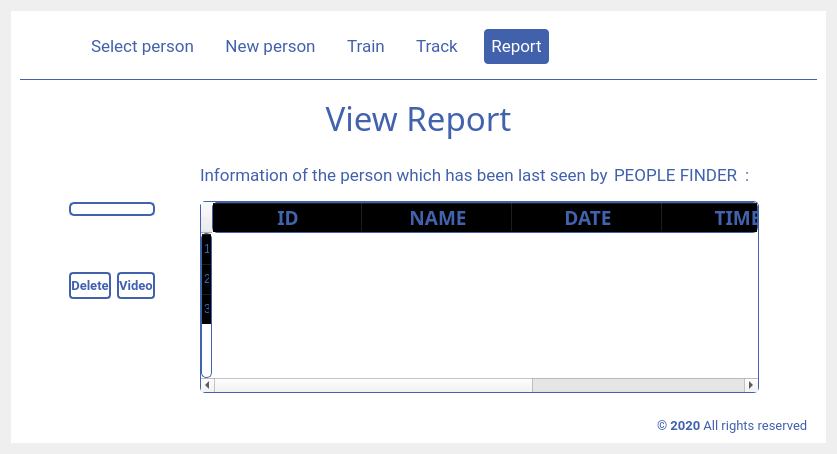
      <widget class="QWidget" name="page6">
       <layout class="QGridLayout" name="gridLayout_10">
        <item row="0" column="0">
         <widget class="QFrame" name="mainframe6">
          <property name="styleSheet">
           <string notr="true">background-color: rgb(255, 255, 255);</string>
          </property>
          <property name="frameShape">
           <enum>QFrame::NoFrame</enum>
          </property>
          <property name="frameShadow">
           <enum>QFrame::Raised</enum>
          </property>
          <layout class="QVBoxLayout" name="verticalLayout_17">
           <item>
            <widget class="QFrame" name="frame_142">
             <property name="sizePolicy">
              <sizepolicy hsizetype="Preferred" vsizetype="Fixed">
               <horstretch>0</horstretch>
               <verstretch>0</verstretch>
              </sizepolicy>
             </property>
             <property name="styleSheet">
              <string notr="true">QPushButton{
border:none; 
color:#4161AD;
padding:7px;
}
QPushButton:hover{
border-bottom:2px solid rgb(65, 97, 173);

}
#back6:hover{
	border-radius:3px;
	background-color: rgb(195, 206, 224);
}</string>
             </property>
             <property name="frameShape">
              <enum>QFrame::NoFrame</enum>
             </property>
             <property name="frameShadow">
              <enum>QFrame::Raised</enum>
             </property>
             <layout class="QHBoxLayout" name="horizontalLayout_38">
              <item>
               <widget class="QLabel" name="label_42">
                <property name="sizePolicy">
                 <sizepolicy hsizetype="Fixed" vsizetype="Preferred">
                  <horstretch>0</horstretch>
                  <verstretch>0</verstretch>
                 </sizepolicy>
                </property>
                <property name="styleSheet">
                 <string notr="true">margin-right:10px;</string>
                </property>
                <property name="text">
                 <string/>
                </property>
                <property name="pixmap">
                 <pixmap>:/newPrefix/images/logo40.png</pixmap>
                </property>
                <property name="alignment">
                 <set>Qt::AlignLeading|Qt::AlignLeft|Qt::AlignVCenter</set>
                </property>
               </widget>
              </item>
              <item>
               <widget class="QFrame" name="frame_143">
                <property name="sizePolicy">
                 <sizepolicy hsizetype="Fixed" vsizetype="Preferred">
                  <horstretch>0</horstretch>
                  <verstretch>0</verstretch>
                 </sizepolicy>
                </property>
                <property name="frameShape">
                 <enum>QFrame::NoFrame</enum>
                </property>
                <property name="frameShadow">
                 <enum>QFrame::Raised</enum>
                </property>
               </widget>
              </item>
              <item>
               <widget class="QFrame" name="frame_144">
                <property name="sizePolicy">
                 <sizepolicy hsizetype="Fixed" vsizetype="Preferred">
                  <horstretch>0</horstretch>
                  <verstretch>0</verstretch>
                 </sizepolicy>
                </property>
                <property name="frameShape">
                 <enum>QFrame::NoFrame</enum>
                </property>
                <property name="frameShadow">
                 <enum>QFrame::Raised</enum>
                </property>
               </widget>
              </item>
              <item>
               <widget class="QPushButton" name="select6">
                <property name="sizePolicy">
                 <sizepolicy hsizetype="Fixed" vsizetype="Fixed">
                  <horstretch>0</horstretch>
                  <verstretch>0</verstretch>
                 </sizepolicy>
                </property>
                <property name="font">
                 <font>
                  <family>Roboto</family>
                  <pointsize>13</pointsize>
                  <weight>50</weight>
                  <italic>false</italic>
                  <bold>false</bold>
                  <underline>false</underline>
                 </font>
                </property>
                <property name="styleSheet">
                 <string notr="true">
margin-left:20px;


               </string>
                </property>
                <property name="text">
                 <string>Select person</string>
                </property>
               </widget>
              </item>
              <item>
               <widget class="QFrame" name="frame_145">
                <property name="sizePolicy">
                 <sizepolicy hsizetype="Fixed" vsizetype="Preferred">
                  <horstretch>0</horstretch>
                  <verstretch>0</verstretch>
                 </sizepolicy>
                </property>
                <property name="frameShape">
                 <enum>QFrame::NoFrame</enum>
                </property>
                <property name="frameShadow">
                 <enum>QFrame::Raised</enum>
                </property>
               </widget>
              </item>
              <item>
               <widget class="QPushButton" name="new6">
                <property name="sizePolicy">
                 <sizepolicy hsizetype="Fixed" vsizetype="Fixed">
                  <horstretch>0</horstretch>
                  <verstretch>0</verstretch>
                 </sizepolicy>
                </property>
                <property name="font">
                 <font>
                  <family>Roboto</family>
                  <pointsize>13</pointsize>
                  <weight>50</weight>
                  <bold>false</bold>
                  <underline>false</underline>
                 </font>
                </property>
                <property name="styleSheet">
                 <string notr="true">margin-left:5px;

</string>
                </property>
                <property name="text">
                 <string>New person</string>
                </property>
               </widget>
              </item>
              <item>
               <widget class="QFrame" name="frame_146">
                <property name="sizePolicy">
                 <sizepolicy hsizetype="Fixed" vsizetype="Preferred">
                  <horstretch>0</horstretch>
                  <verstretch>0</verstretch>
                 </sizepolicy>
                </property>
                <property name="frameShape">
                 <enum>QFrame::NoFrame</enum>
                </property>
                <property name="frameShadow">
                 <enum>QFrame::Raised</enum>
                </property>
               </widget>
              </item>
              <item>
               <widget class="QPushButton" name="train6">
                <property name="sizePolicy">
                 <sizepolicy hsizetype="Fixed" vsizetype="Fixed">
                  <horstretch>0</horstretch>
                  <verstretch>0</verstretch>
                 </sizepolicy>
                </property>
                <property name="font">
                 <font>
                  <family>Roboto</family>
                  <pointsize>13</pointsize>
                  <weight>50</weight>
                  <bold>false</bold>
                  <underline>false</underline>
                 </font>
                </property>
                <property name="styleSheet">
                 <string notr="true">margin-left:5px;</string>
                </property>
                <property name="text">
                 <string>Train</string>
                </property>
               </widget>
              </item>
              <item>
               <widget class="QFrame" name="frame_147">
                <property name="sizePolicy">
                 <sizepolicy hsizetype="Fixed" vsizetype="Preferred">
                  <horstretch>0</horstretch>
                  <verstretch>0</verstretch>
                 </sizepolicy>
                </property>
                <property name="frameShape">
                 <enum>QFrame::NoFrame</enum>
                </property>
                <property name="frameShadow">
                 <enum>QFrame::Raised</enum>
                </property>
               </widget>
              </item>
              <item>
               <widget class="QPushButton" name="track6">
                <property name="sizePolicy">
                 <sizepolicy hsizetype="Fixed" vsizetype="Fixed">
                  <horstretch>0</horstretch>
                  <verstretch>0</verstretch>
                 </sizepolicy>
                </property>
                <property name="font">
                 <font>
                  <family>Roboto</family>
                  <pointsize>13</pointsize>
                  <weight>50</weight>
                  <bold>false</bold>
                  <underline>false</underline>
                 </font>
                </property>
                <property name="styleSheet">
                 <string notr="true">margin-left:5px;</string>
                </property>
                <property name="text">
                 <string>Track</string>
                </property>
               </widget>
              </item>
              <item>
               <widget class="QLabel" name="label_21">
                <property name="sizePolicy">
                 <sizepolicy hsizetype="Fixed" vsizetype="Preferred">
                  <horstretch>0</horstretch>
                  <verstretch>0</verstretch>
                 </sizepolicy>
                </property>
                <property name="text">
                 <string/>
                </property>
               </widget>
              </item>
              <item>
               <widget class="QPushButton" name="report6">
                <property name="sizePolicy">
                 <sizepolicy hsizetype="Fixed" vsizetype="Fixed">
                  <horstretch>0</horstretch>
                  <verstretch>0</verstretch>
                 </sizepolicy>
                </property>
                <property name="font">
                 <font>
                  <family>Roboto</family>
                  <pointsize>13</pointsize>
                 </font>
                </property>
                <property name="styleSheet">
                 <string notr="true">background-color: rgb(65, 97, 173);
color: rgb(255, 255, 255);
border-radius:4px;
</string>
                </property>
                <property name="text">
                 <string>Report</string>
                </property>
               </widget>
              </item>
              <item>
               <widget class="QFrame" name="frame_148">
                <property name="frameShape">
                 <enum>QFrame::NoFrame</enum>
                </property>
                <property name="frameShadow">
                 <enum>QFrame::Raised</enum>
                </property>
               </widget>
              </item>
              <item>
               <widget class="QPushButton" name="back6">
                <property name="styleSheet">
                 <string notr="true">border:none;
padding:7px;
image: url(:/newPrefix/images/back.png);
max-width:26px;</string>
                </property>
                <property name="text">
                 <string/>
                </property>
               </widget>
              </item>
             </layout>
            </widget>
           </item>
           <item>
            <widget class="QFrame" name="frame_149">
             <property name="sizePolicy">
              <sizepolicy hsizetype="Preferred" vsizetype="Fixed">
               <horstretch>0</horstretch>
               <verstretch>0</verstretch>
              </sizepolicy>
             </property>
             <property name="styleSheet">
              <string notr="true">background-color: #4262ad;
max-height:1px;
min-height:1px;</string>
             </property>
             <property name="frameShape">
              <enum>QFrame::NoFrame</enum>
             </property>
             <property name="frameShadow">
              <enum>QFrame::Raised</enum>
             </property>
            </widget>
           </item>
           <item>
            <widget class="QFrame" name="frame_91">
             <property name="frameShape">
              <enum>QFrame::NoFrame</enum>
             </property>
             <property name="frameShadow">
              <enum>QFrame::Raised</enum>
             </property>
             <layout class="QHBoxLayout" name="horizontalLayout_42">
              <property name="bottomMargin">
               <number>0</number>
              </property>
              <item>
               <widget class="QLabel" name="label_58">
                <property name="sizePolicy">
                 <sizepolicy hsizetype="Preferred" vsizetype="Fixed">
                  <horstretch>0</horstretch>
                  <verstretch>0</verstretch>
                 </sizepolicy>
                </property>
                <property name="font">
                 <font>
                  <family>Good Times Rg</family>
                  <pointsize>25</pointsize>
                  <weight>50</weight>
                  <bold>false</bold>
                 </font>
                </property>
                <property name="styleSheet">
                 <string notr="true">color:#4262ad;
</string>
                </property>
                <property name="text">
                 <string>View Report</string>
                </property>
                <property name="alignment">
                 <set>Qt::AlignCenter</set>
                </property>
               </widget>
              </item>
             </layout>
            </widget>
           </item>
           <item>
            <widget class="QFrame" name="frame_65">
             <property name="styleSheet">
              <string notr="true">

QFrame{
background:none;
background-image: url(:/newPrefix/images/logobg2.png);
background-position: center;
	background-size: cover;
	background-repeat: no-repeat;
	background-attachment: fixed;
}</string>
             </property>
             <property name="frameShape">
              <enum>QFrame::NoFrame</enum>
             </property>
             <property name="frameShadow">
              <enum>QFrame::Raised</enum>
             </property>
             <layout class="QGridLayout" name="gridLayout_11">
              <property name="topMargin">
               <number>0</number>
              </property>
              <item row="0" column="4" rowspan="2">
               <spacer name="horizontalSpacer_3">
                <property name="orientation">
                 <enum>Qt::Horizontal</enum>
                </property>
                <property name="sizeHint" stdset="0">
                 <size>
                  <width>40</width>
                  <height>20</height>
                 </size>
                </property>
               </spacer>
              </item>
              <item row="0" column="2" rowspan="2">
               <spacer name="horizontalSpacer">
                <property name="orientation">
                 <enum>Qt::Horizontal</enum>
                </property>
                <property name="sizeType">
                 <enum>QSizePolicy::Fixed</enum>
                </property>
                <property name="sizeHint" stdset="0">
                 <size>
                  <width>30</width>
                  <height>20</height>
                 </size>
                </property>
               </spacer>
              </item>
              <item row="0" column="0" rowspan="2">
               <spacer name="horizontalSpacer_2">
                <property name="orientation">
                 <enum>Qt::Horizontal</enum>
                </property>
                <property name="sizeHint" stdset="0">
                 <size>
                  <width>40</width>
                  <height>20</height>
                 </size>
                </property>
               </spacer>
              </item>
              <item row="0" column="3" rowspan="2">
               <widget class="QFrame" name="frame_88">
                <property name="styleSheet">
                 <string notr="true">background:none;</string>
                </property>
                <property name="frameShape">
                 <enum>QFrame::NoFrame</enum>
                </property>
                <property name="frameShadow">
                 <enum>QFrame::Raised</enum>
                </property>
                <layout class="QVBoxLayout" name="verticalLayout_19">
                 <item>
                  <widget class="QFrame" name="frame_87">
                   <property name="sizePolicy">
                    <sizepolicy hsizetype="Preferred" vsizetype="Fixed">
                     <horstretch>0</horstretch>
                     <verstretch>0</verstretch>
                    </sizepolicy>
                   </property>
                   <property name="font">
                    <font>
                     <family>Roboto</family>
                     <pointsize>14</pointsize>
                    </font>
                   </property>
                   <property name="frameShape">
                    <enum>QFrame::NoFrame</enum>
                   </property>
                   <property name="frameShadow">
                    <enum>QFrame::Raised</enum>
                   </property>
                   <layout class="QHBoxLayout" name="horizontalLayout_41">
                    <property name="leftMargin">
                     <number>0</number>
                    </property>
                    <item>
                     <widget class="QLabel" name="label_55">
                      <property name="font">
                       <font>
                        <family>Roboto</family>
                        <pointsize>13</pointsize>
                       </font>
                      </property>
                      <property name="styleSheet">
                       <string notr="true">color: rgb(65, 97, 173);</string>
                      </property>
                      <property name="text">
                       <string>Information of the person which has been last seen by</string>
                      </property>
                     </widget>
                    </item>
                    <item>
                     <widget class="QLabel" name="label_56">
                      <property name="font">
                       <font>
                        <family>Roboto</family>
                        <pointsize>13</pointsize>
                       </font>
                      </property>
                      <property name="styleSheet">
                       <string notr="true">color: rgb(65, 97, 173);</string>
                      </property>
                      <property name="text">
                       <string>PEOPLE FINDER</string>
                      </property>
                     </widget>
                    </item>
                    <item>
                     <widget class="QLabel" name="label_57">
                      <property name="font">
                       <font>
                        <family>Roboto</family>
                        <pointsize>13</pointsize>
                       </font>
                      </property>
                      <property name="styleSheet">
                       <string notr="true">color: rgb(65, 97, 173);</string>
                      </property>
                      <property name="text">
                       <string>:</string>
                      </property>
                     </widget>
                    </item>
                   </layout>
                  </widget>
                 </item>
                 <item>
                  <widget class="QTableWidget" name="table6">
                   <property name="sizePolicy">
                    <sizepolicy hsizetype="Preferred" vsizetype="Preferred">
                     <horstretch>0</horstretch>
                     <verstretch>0</verstretch>
                    </sizepolicy>
                   </property>
                   <property name="font">
                    <font>
                     <family>Roboto</family>
                     <pointsize>12</pointsize>
                    </font>
                   </property>
                   <property name="styleSheet">
                    <string notr="true">background:transparent;
color:#4262ad;
border:1px solid #4262ad;
border-radius:5px;</string>
                   </property>
                   <property name="editTriggers">
                    <set>QAbstractItemView::NoEditTriggers</set>
                   </property>
                   <property name="alternatingRowColors">
                    <bool>false</bool>
                   </property>
                   <property name="selectionMode">
                    <enum>QAbstractItemView::ExtendedSelection</enum>
                   </property>
                   <property name="selectionBehavior">
                    <enum>QAbstractItemView::SelectRows</enum>
                   </property>
                   <property name="showGrid">
                    <bool>false</bool>
                   </property>
                   <property name="rowCount">
                    <number>3</number>
                   </property>
                   <attribute name="horizontalHeaderDefaultSectionSize">
                    <number>150</number>
                   </attribute>
                   <attribute name="horizontalHeaderHighlightSections">
                    <bool>true</bool>
                   </attribute>
                   <row/>
                   <row/>
                   <row/>
                   <column>
                    <property name="text">
                     <string>ID</string>
                    </property>
                    <property name="font">
                     <font>
                      <family>Ubuntu Condensed</family>
                      <pointsize>14</pointsize>
                      <weight>75</weight>
                      <bold>true</bold>
                     </font>
                    </property>
                   </column>
                   <column>
                    <property name="text">
                     <string>NAME</string>
                    </property>
                    <property name="font">
                     <font>
                      <family>Ubuntu Condensed</family>
                      <pointsize>14</pointsize>
                      <weight>75</weight>
                      <bold>true</bold>
                     </font>
                    </property>
                   </column>
                   <column>
                    <property name="text">
                     <string>DATE</string>
                    </property>
                    <property name="font">
                     <font>
                      <family>Ubuntu Condensed</family>
                      <pointsize>14</pointsize>
                      <weight>75</weight>
                      <bold>true</bold>
                     </font>
                    </property>
                   </column>
                   <column>
                    <property name="text">
                     <string>TIME</string>
                    </property>
                    <property name="font">
                     <font>
                      <family>Ubuntu Condensed</family>
                      <pointsize>14</pointsize>
                      <weight>75</weight>
                      <bold>true</bold>
                     </font>
                    </property>
                   </column>
                   <column>
                    <property name="text">
                     <string>VIDEO</string>
                    </property>
                    <property name="font">
                     <font>
                      <family>Ubuntu Condensed</family>
                      <pointsize>14</pointsize>
                      <weight>75</weight>
                      <bold>true</bold>
                     </font>
                    </property>
                   </column>
                   <item row="0" column="0">
                    <property name="text">
                     <string/>
                    </property>
                   </item>
                   <item row="0" column="1">
                    <property name="text">
                     <string/>
                    </property>
                   </item>
                   <item row="0" column="2">
                    <property name="text">
                     <string/>
                    </property>
                   </item>
                   <item row="0" column="3">
                    <property name="text">
                     <string/>
                    </property>
                   </item>
                   <item row="1" column="0">
                    <property name="text">
                     <string/>
                    </property>
                   </item>
                   <item row="1" column="1">
                    <property name="text">
                     <string/>
                    </property>
                   </item>
                   <item row="1" column="2">
                    <property name="text">
                     <string/>
                    </property>
                   </item>
                   <item row="1" column="3">
                    <property name="text">
                     <string/>
                    </property>
                   </item>
                   <item row="2" column="0">
                    <property name="text">
                     <string/>
                    </property>
                   </item>
                   <item row="2" column="1">
                    <property name="text">
                     <string/>
                    </property>
                   </item>
                   <item row="2" column="2">
                    <property name="text">
                     <string/>
                    </property>
                   </item>
                   <item row="2" column="3">
                    <property name="text">
                     <string/>
                    </property>
                   </item>
                  </widget>
                 </item>
                </layout>
               </widget>
              </item>
              <item row="0" column="1">
               <widget class="QFrame" name="frame_67">
                <property name="sizePolicy">
                 <sizepolicy hsizetype="Fixed" vsizetype="Fixed">
                  <horstretch>0</horstretch>
                  <verstretch>0</verstretch>
                 </sizepolicy>
                </property>
                <property name="styleSheet">
                 <string notr="true">background:none;</string>
                </property>
                <property name="frameShape">
                 <enum>QFrame::NoFrame</enum>
                </property>
                <property name="frameShadow">
                 <enum>QFrame::Raised</enum>
                </property>
                <layout class="QVBoxLayout" name="verticalLayout_18">
                 <property name="leftMargin">
                  <number>0</number>
                 </property>
                 <property name="topMargin">
                  <number>55</number>
                 </property>
                 <property name="rightMargin">
                  <number>0</number>
                 </property>
                 <property name="bottomMargin">
                  <number>0</number>
                 </property>
                 <item>
                  <widget class="QLabel" name="pic6">
                   <property name="font">
                    <font>
                     <pointsize>7</pointsize>
                    </font>
                   </property>
                   <property name="styleSheet">
                    <string notr="true">border:2px solid #4262ad;
border-radius:5px;
max-height:160px;
max-width:150px;</string>
                   </property>
                   <property name="text">
                    <string/>
                   </property>
                   <property name="pixmap">
                    <pixmap>:/newPrefix/images/avatar.jpeg</pixmap>
                   </property>
                   <property name="scaledContents">
                    <bool>true</bool>
                   </property>
                  </widget>
                 </item>
                 <item>
                  <widget class="QFrame" name="frame_86">
                   <property name="styleSheet">
                    <string notr="true">QPushButton{background:none;
 border:2px solid #4161AD;
 border-radius:4px;
 color:#4161AD;
 padding-top:3px;
 padding-bottom:3px;
max-width:65px;
               }
QPushButton:hover{
	background-color: rgb(65, 97, 173);
	color: rgb(255, 255, 255);
}</string>
                   </property>
                   <property name="frameShape">
                    <enum>QFrame::NoFrame</enum>
                   </property>
                   <property name="frameShadow">
                    <enum>QFrame::Raised</enum>
                   </property>
                   <layout class="QHBoxLayout" name="horizontalLayout_40">
                    <property name="leftMargin">
                     <number>0</number>
                    </property>
                    <property name="topMargin">
                     <number>50</number>
                    </property>
                    <property name="rightMargin">
                     <number>0</number>
                    </property>
                    <item>
                     <widget class="QPushButton" name="delete6">
                      <property name="font">
                       <font>
                        <family>Roboto</family>
                        <pointsize>10</pointsize>
                        <weight>75</weight>
                        <bold>true</bold>
                       </font>
                      </property>
                      <property name="text">
                       <string>Delete</string>
                      </property>
                     </widget>
                    </item>
                    <item>
                     <widget class="QPushButton" name="video6">
                      <property name="font">
                       <font>
                        <family>Roboto</family>
                        <pointsize>10</pointsize>
                        <weight>75</weight>
                        <bold>true</bold>
                       </font>
                      </property>
                      <property name="text">
                       <string>Video</string>
                      </property>
                     </widget>
                    </item>
                   </layout>
                  </widget>
                 </item>
                </layout>
               </widget>
              </item>
              <item row="1" column="1">
               <spacer name="verticalSpacer_4">
                <property name="orientation">
                 <enum>Qt::Vertical</enum>
                </property>
                <property name="sizeHint" stdset="0">
                 <size>
                  <width>20</width>
                  <height>20</height>
                 </size>
                </property>
               </spacer>
              </item>
             </layout>
            </widget>
           </item>
           <item>
            <widget class="QFrame" name="frame_66">
             <property name="sizePolicy">
              <sizepolicy hsizetype="Preferred" vsizetype="Fixed">
               <horstretch>0</horstretch>
               <verstretch>0</verstretch>
              </sizepolicy>
             </property>
             <property name="frameShape">
              <enum>QFrame::NoFrame</enum>
             </property>
             <property name="frameShadow">
              <enum>QFrame::Raised</enum>
             </property>
             <layout class="QHBoxLayout" name="horizontalLayout_39">
              <property name="topMargin">
               <number>0</number>
              </property>
              <property name="bottomMargin">
               <number>0</number>
              </property>
              <item alignment="Qt::AlignRight">
               <widget class="QLabel" name="label_54">
                <property name="font">
                 <font>
                  <family>Roboto</family>
                  <pointsize>10</pointsize>
                 </font>
                </property>
                <property name="styleSheet">
                 <string notr="true">color: rgb(65, 97, 173);</string>
                </property>
                <property name="text">
                 <string>&lt;strong&gt;© 2020&lt;/strong&gt; All rights reserved</string>
                </property>
               </widget>
              </item>
             </layout>
            </widget>
           </item>
          </layout>
         </widget>
        </item>
       </layout>
      </widget>
